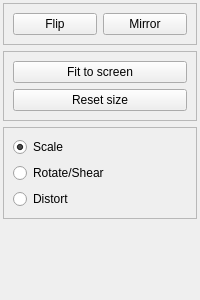
<?xml version="1.0" encoding="UTF-8"?>
<ui version="4.0">
 <class>SelectionSettings</class>
 <widget class="QWidget" name="SelectionSettings">
  <property name="geometry">
   <rect>
    <x>0</x>
    <y>0</y>
    <width>200</width>
    <height>300</height>
   </rect>
  </property>
  <layout class="QVBoxLayout">
   <property name="leftMargin">
    <number>3</number>
   </property>
   <property name="topMargin">
    <number>3</number>
   </property>
   <property name="rightMargin">
    <number>3</number>
   </property>
   <property name="bottomMargin">
    <number>3</number>
   </property>
   <item>
    <widget class="QFrame" name="flipButtons">
     <property name="frameShape">
      <enum>QFrame::StyledPanel</enum>
     </property>
     <property name="frameShadow">
      <enum>QFrame::Sunken</enum>
     </property>
     <layout class="QHBoxLayout">
      <item>
       <widget class="QPushButton" name="flip">
        <property name="text">
         <string>Flip</string>
        </property>
        <property name="icon">
         <iconset theme="object-flip-vertical">
          <normaloff>theme:object-flip-vertical.svg</normaloff>theme:object-flip-vertical.svg</iconset>
        </property>
       </widget>
      </item>
      <item>
       <widget class="QPushButton" name="mirror">
        <property name="text">
         <string>Mirror</string>
        </property>
        <property name="icon">
         <iconset theme="object-flip-horizontal">
          <normaloff>theme:object-flip-horizontal.svg</normaloff>theme:object-flip-horizontal.svg</iconset>
        </property>
       </widget>
      </item>
     </layout>
    </widget>
   </item>
   <item>
    <widget class="QFrame" name="frame">
     <property name="frameShape">
      <enum>QFrame::StyledPanel</enum>
     </property>
     <property name="frameShadow">
      <enum>QFrame::Sunken</enum>
     </property>
     <layout class="QVBoxLayout">
      <item>
       <widget class="QPushButton" name="fittoscreen">
        <property name="text">
         <string>Fit to screen</string>
        </property>
       </widget>
      </item>
      <item>
       <widget class="QPushButton" name="resetsize">
        <property name="text">
         <string>Reset size</string>
        </property>
       </widget>
      </item>
     </layout>
    </widget>
   </item>
   <item>
    <widget class="QFrame" name="transforms">
     <property name="frameShape">
      <enum>QFrame::StyledPanel</enum>
     </property>
     <property name="frameShadow">
      <enum>QFrame::Sunken</enum>
     </property>
     <layout class="QVBoxLayout">
      <item>
       <widget class="QRadioButton" name="scale">
        <property name="text">
         <string>Scale</string>
        </property>
        <property name="checked">
         <bool>true</bool>
        </property>
       </widget>
      </item>
      <item>
       <widget class="QRadioButton" name="rotateShear">
        <property name="text">
         <string>Rotate/Shear</string>
        </property>
       </widget>
      </item>
      <item>
       <widget class="QRadioButton" name="distort">
        <property name="text">
         <string>Distort</string>
        </property>
       </widget>
      </item>
     </layout>
    </widget>
   </item>
   <item>
    <spacer>
     <property name="orientation">
      <enum>Qt::Vertical</enum>
     </property>
     <property name="sizeHint" stdset="0">
      <size>
       <width>20</width>
       <height>204</height>
      </size>
     </property>
    </spacer>
   </item>
  </layout>
 </widget>
 <resources/>
 <connections/>
</ui>
